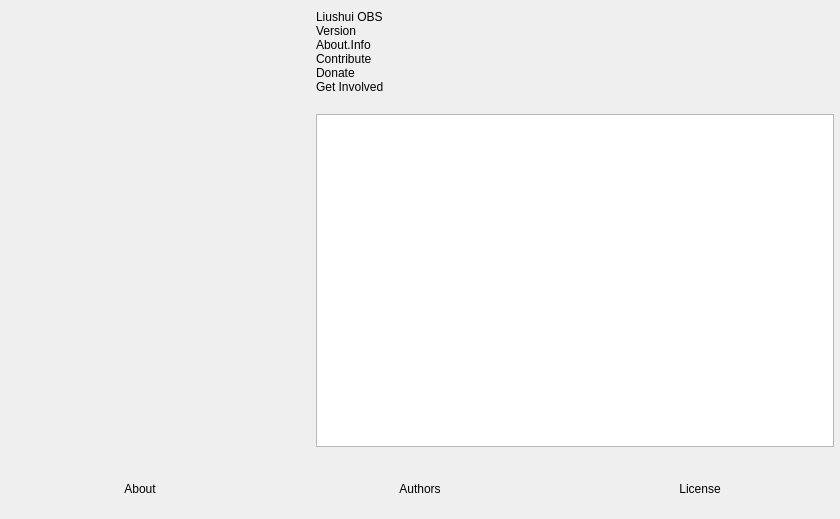
<?xml version="1.0" encoding="UTF-8"?>
<ui version="4.0">
 <class>OBSAbout</class>
 <widget class="QWidget" name="OBSAbout">
  <property name="geometry">
   <rect>
    <x>0</x>
    <y>0</y>
    <width>840</width>
    <height>519</height>
   </rect>
  </property>
  <property name="windowTitle">
   <string>About</string>
  </property>
  <layout class="QVBoxLayout" name="verticalLayout_2">
   <property name="leftMargin">
    <number>0</number>
   </property>
   <property name="topMargin">
    <number>0</number>
   </property>
   <property name="rightMargin">
    <number>0</number>
   </property>
   <property name="bottomMargin">
    <number>0</number>
   </property>
   <item>
    <layout class="QHBoxLayout" name="horizontalLayout_2">
     <property name="spacing">
      <number>30</number>
     </property>
     <property name="leftMargin">
      <number>30</number>
     </property>
     <property name="topMargin">
      <number>10</number>
     </property>
     <property name="rightMargin">
      <number>6</number>
     </property>
     <property name="bottomMargin">
      <number>6</number>
     </property>
     <item>
      <widget class="QLabel" name="icon">
       <property name="minimumSize">
        <size>
         <width>256</width>
         <height>256</height>
        </size>
       </property>
       <property name="maximumSize">
        <size>
         <width>256</width>
         <height>256</height>
        </size>
       </property>
       <property name="text">
        <string/>
       </property>
       <property name="pixmap">
        <pixmap>:res/images/obs.png</pixmap>
       </property>
       <property name="scaledContents">
        <bool>true</bool>
       </property>
      </widget>
     </item>
     <item>
      <layout class="QVBoxLayout" name="verticalLayout">
       <property name="spacing">
        <number>0</number>
       </property>
       <item>
        <widget class="QLabel" name="name">
         <property name="text">
          <string notr="true">Liushui OBS</string>
         </property>
        </widget>
       </item>
       <item>
        <widget class="QLabel" name="version">
         <property name="text">
          <string notr="true">Version</string>
         </property>
        </widget>
       </item>
       <item>
        <widget class="QLabel" name="info">
         <property name="text">
          <string>About.Info</string>
         </property>
         <property name="wordWrap">
          <bool>true</bool>
         </property>
        </widget>
       </item>
       <item>
        <widget class="QLabel" name="contribute">
         <property name="text">
          <string notr="true">Contribute</string>
         </property>
         <property name="wordWrap">
          <bool>true</bool>
         </property>
        </widget>
       </item>
       <item>
        <widget class="QLabel" name="donate">
         <property name="text">
          <string notr="true">Donate</string>
         </property>
        </widget>
       </item>
       <item>
        <widget class="QLabel" name="getInvolved">
         <property name="text">
          <string notr="true">Get Involved</string>
         </property>
        </widget>
       </item>
       <item>
        <spacer name="verticalSpacer">
         <property name="orientation">
          <enum>Qt::Vertical</enum>
         </property>
         <property name="sizeType">
          <enum>QSizePolicy::Fixed</enum>
         </property>
         <property name="sizeHint" stdset="0">
          <size>
           <width>20</width>
           <height>20</height>
          </size>
         </property>
        </spacer>
       </item>
       <item>
        <widget class="QTextBrowser" name="textBrowser">
         <property name="openExternalLinks">
          <bool>true</bool>
         </property>
        </widget>
       </item>
      </layout>
     </item>
    </layout>
   </item>
   <item>
    <widget class="QWidget" name="widget" native="true">
     <property name="minimumSize">
      <size>
       <width>0</width>
       <height>60</height>
      </size>
     </property>
     <layout class="QHBoxLayout" name="horizontalLayout">
      <property name="spacing">
       <number>0</number>
      </property>
      <property name="leftMargin">
       <number>0</number>
      </property>
      <property name="topMargin">
       <number>0</number>
      </property>
      <property name="rightMargin">
       <number>0</number>
      </property>
      <property name="bottomMargin">
       <number>0</number>
      </property>
      <item>
       <widget class="ClickableLabel" name="about">
        <property name="text">
         <string>About</string>
        </property>
        <property name="alignment">
         <set>Qt::AlignCenter</set>
        </property>
       </widget>
      </item>
      <item>
       <widget class="ClickableLabel" name="authors">
        <property name="text">
         <string>Authors</string>
        </property>
        <property name="alignment">
         <set>Qt::AlignCenter</set>
        </property>
       </widget>
      </item>
      <item>
       <widget class="ClickableLabel" name="license">
        <property name="text">
         <string>License</string>
        </property>
        <property name="alignment">
         <set>Qt::AlignCenter</set>
        </property>
       </widget>
      </item>
     </layout>
    </widget>
   </item>
  </layout>
 </widget>
 <customwidgets>
  <customwidget>
   <class>ClickableLabel</class>
   <extends>QLabel</extends>
   <header>clickable-label.hpp</header>
  </customwidget>
 </customwidgets>
 <resources/>
 <connections/>
</ui>
